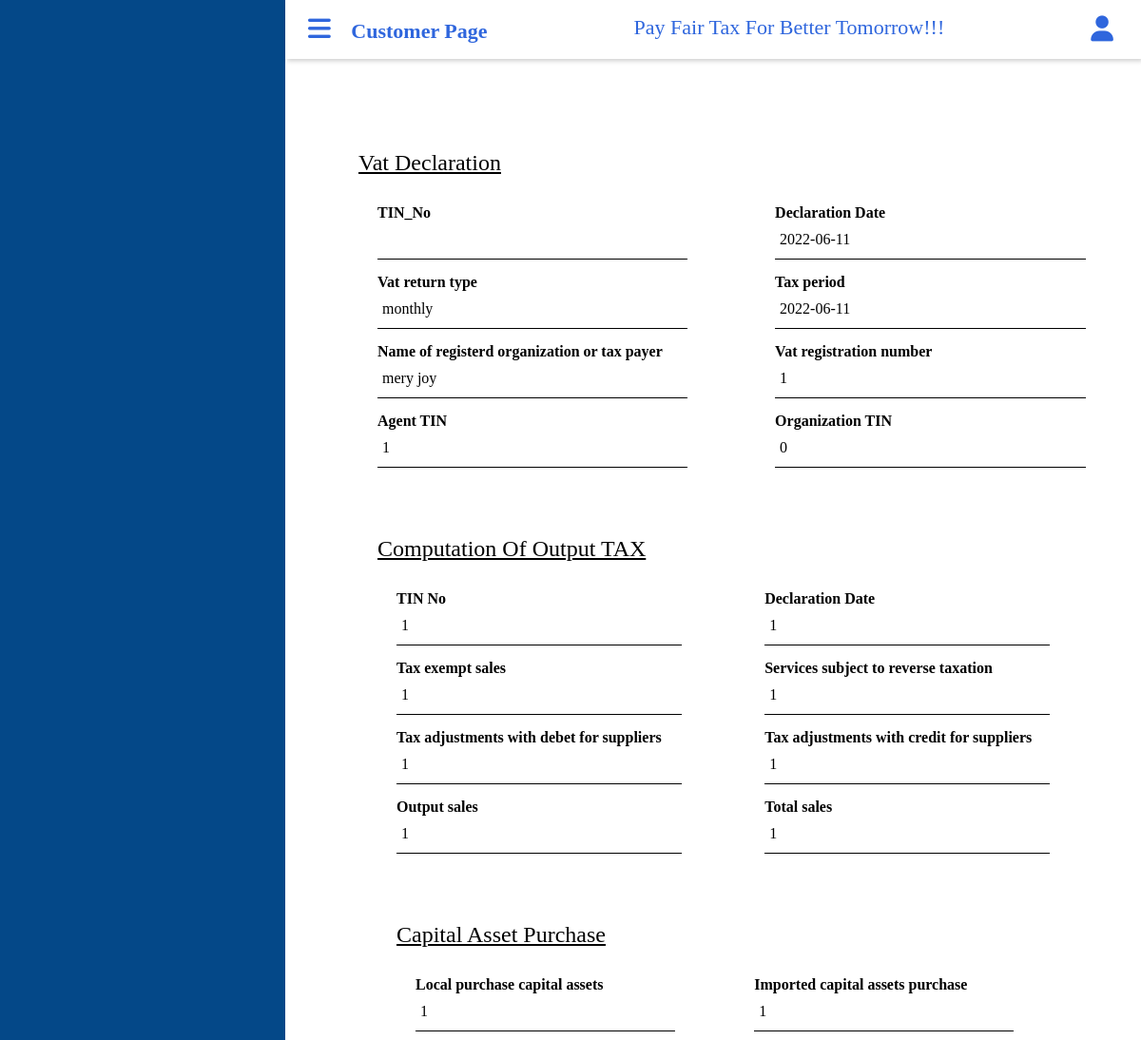
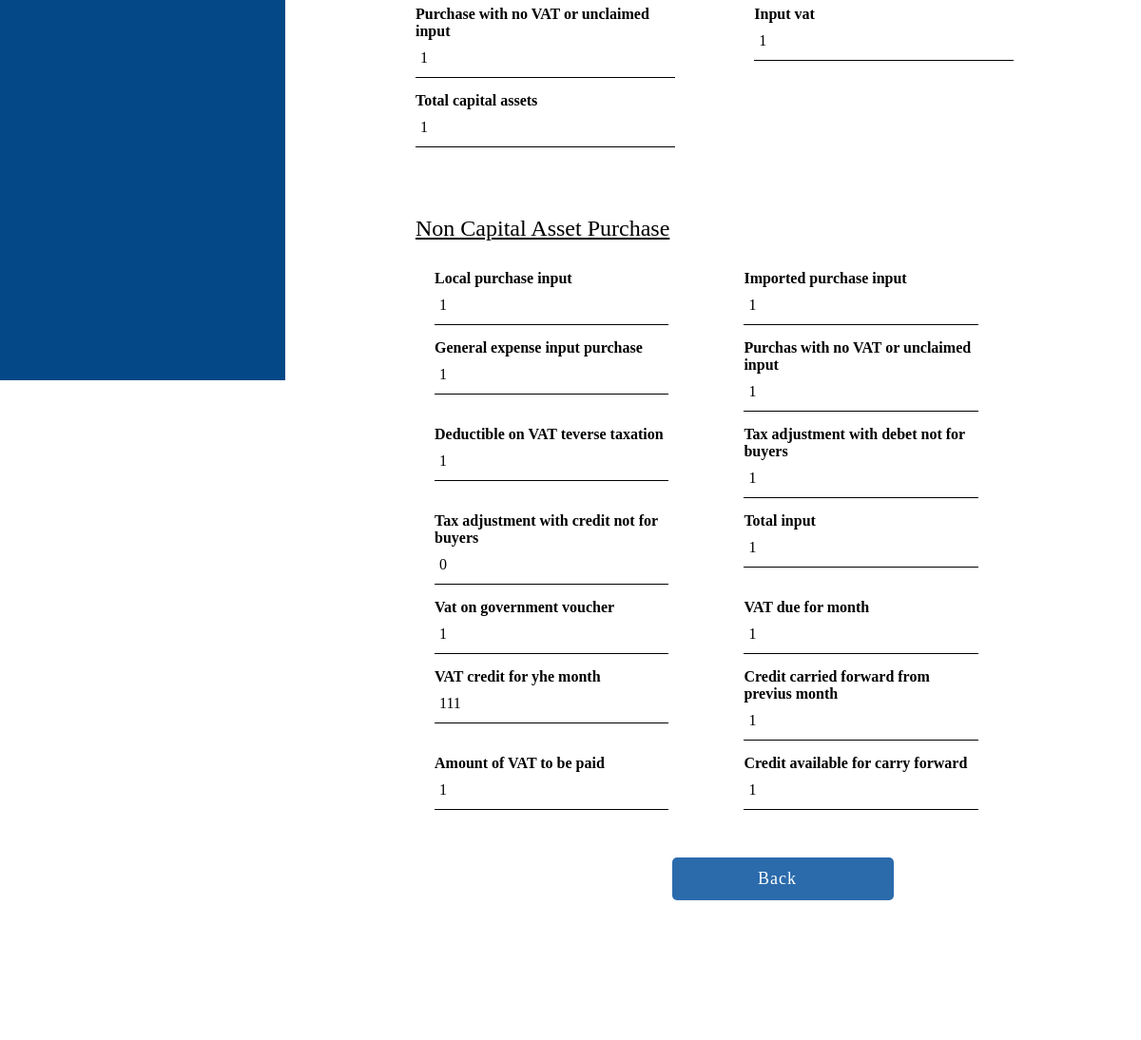
/customer/submit.php?detail=20 (signed in), run on the app's committed database (2 pictures, top to bottom).
### tables this page shows
CREATE TABLE `vat_declaration` (
  `id` int(20) NOT NULL,
  `TIN_No` int(10) NOT NULL,
  `declaration_date` date NOT NULL,
  `vat_return_type` varchar(50) NOT NULL,
  `tax_period` date NOT NULL,
  `name_of_registerd_organization_or_tax_payer` varchar(50) NOT NULL,
  `vat_registration_number` int(12) NOT NULL,
  `agent_TIN` int(10) NOT NULL,
  `organization_TIN` int(10) NOT NULL,
  `schedule` varchar(10) NOT NULL,
  `taxable_sales` int(12) NOT NULL,
  `zero_rated_sales` int(12) NOT NULL,
  `tax_exempt_sales` int(12) NOT NULL,
  `services_subject_to_reverse_taxation` int(12) NOT NULL,
  `tax_adjustments_with_debet_for_suppliers` int(12) NOT NULL,
  `tax_adjustments_with_credit_for_suppliers` int(12) NOT NULL,
  `output_sales` int(12) NOT NULL,
  `total_sales` int(12) NOT NULL,
  `local_purchase_capital_assets` int(12) NOT NULL,
  `imported_capital_assets_purchase` int(12) NOT NULL,
  `purchase_with_no_VAT_or_unclaimed_input` int(12) NOT NULL,
  `input_vat` int(12) NOT NULL,
  `total_capital_assets` int(12) NOT NULL,
  `local_purchase_input` int(12) NOT NULL,
  `imported_purchase_input` int(2) NOT NULL,
  `general_expense_input_purchase` int(12) NOT NULL,
  `purchas_with_no_VAT_or_unclaimed_input` int(12) NOT NULL,
  `deductible_on_VAT_teverse_taxation` int(12) NOT NULL,
  `tax_adjustment_with_debet_not_for_buyers` int(12) NOT NULL,
  `tax_adjustment_with_credit_not_for_buyers` int(12) NOT NULL,
  `total_input` int(12) NOT NULL,
  `vat_on_government_voucher` int(12) NOT NULL,
  `VAT_due_for_month` int(12) NOT NULL,
  `VAT_credit_for_yhe_month` int(12) NOT NULL,
  `credit_carried_forward_from_previus_month` int(12) NOT NULL,
  `amount_of_VAT_to_be_paid` int(12) NOT NULL,
  `credit_available_for_carry_forward` int(12) NOT NULL,
  `customer_id` int(20) NOT NULL,
  `officer_id` int(11) NOT NULL
);

### customer/submit.php (the view, shortened to what this page needs)
<!DOCTYPE html>
<html lang="en">
<head>
    <link rel="stylesheet" href="css/admin1.css">
</head>
<body>
    <?php
        include("dashboard.php");
        if(isset($_GET['detail']))
        $id=$_GET['detail'];
        $query=mysqli_query($conn,"SELECT * from vat_declaration where customer_id ='$id' ");
        $rows=mysqli_fetch_array($query);
          ?>
        <div class="containerr"style="margin-top:1400px ">
            <div class="titlee" >Vat Declaration</div>
            <div class="contentt">
            <form action="#" method="POST" autocomplete="off">
                <div class="user-detailss">
                  <div class="input-boxx">
                    <span class="details"><h4>TIN_No</h4></span>
                    <input type="text" name="TIN_No"  value="<?php echo $_POST['TIN_No']; ?>" >
                  </div>
                  <div class="input-boxx">
                    <span class="details"><h4>Declaration Date</h4></span>
                    <input name="declaration_date"   value="<?php echo $rows['declaration_date']; ?>" >
                  </div>
                  <div class="input-boxx">
                    <span class="details"><h4>Vat return type</h4></span>
                    <input name="vat_return_type"  value="<?php echo $rows['vat_return_type']; ?>" >
                  </div>
                  <div class="input-boxx">
                    <span class="details"><h4>Tax period</h4></span>
                    <input name="tax_period"   value="<?php echo $rows['tax_period']; ?>">
                  </div>
                  <div class="input-boxx">
                    <span class="details"><h4>Name of registerd organization or tax payer</h4></span>
                    <input name="name_of_registerd_organization_or_tax_payer"   value="<?php echo $rows['name_of_registerd_organization_or_tax_payer']; ?>" readonly>
                  </div>
                  <div class="input-boxx">
                    <span class="details"><h4>Vat registration number</h4></span>
                    <input name="vat_registration_number"  value="<?php echo $rows['vat_registration_number']; ?>" >
                  </div>
                  <div class="input-boxx">
                    <span class="details"><h4>Agent TIN</h4></span>
                    <input name="agent_TIN"  value="<?php echo $rows['agent_TIN']; ?>" >
                  </div>
                  <div class="input-boxx">
                    <span class="details"><h4>Organization TIN</h4></span>
                    <input name="organization_TIN"  value="<?php echo $rows['organization_TIN']; ?>" >
                  </div>
              </form>
            </div>
          </div>
        <div class="containerr"style="margin-top:-100px ">
            <div class="titlee" > Computation Of Output TAX</div>
            <div class="contentt">
            <form action="#" method="POST" autocomplete="off">
                <div class="user-detailss">
                  <div class="input-boxx">
                    <span class="details"><h4>TIN No</h4></span>
                    <input name="taxable_sales" type="text"  value="<?php echo $rows['taxable_sales']; ?>" required>
                  </div>
                  <div class="input-boxx">
                    <span class="details"><h4>Declaration Date</h4></span>
                    <input name="zero_rated_sales" value="<?php echo $rows['zero_rated_sales']; ?>" required>
                  </div>
                  <div class="input-boxx">
                    <span class="details"><h4>Tax exempt sales</h4></span>
                    <input name="tax_exempt_sales" value="<?php echo $rows['tax_exempt_sales']; ?>" required>
                  </div>
                  <div class="input-boxx">
                    <span class="details"><h4>Services subject to reverse taxation</h4></span>
                    <input  name="services_subject_to_reverse_taxation" value="<?php echo $rows['services_subject_to_reverse_taxation']; ?>" required>
                  </div>
                  <div class="input-boxx">
                    <span class="details"><h4>Tax adjustments with debet for suppliers</h4></span>
                    <input name="tax_adjustments_with_debet_for_suppliers"  value="<?php echo $rows['tax_adjustments_with_debet_for_suppliers']; ?>" required>
                  </div>
                  <div class="input-boxx">
                    <span class="details"><h4>Tax adjustments with credit for suppliers</h4></span>
                    <input name="tax_adjustments_with_credit_for_suppliers"  value="<?php echo $rows['tax_adjustments_with_credit_for_suppliers']; ?>" required>
                  </div>
                  <div class="input-boxx">
                    <span class="details"><h4>Output sales</h4></span>
                    <input name="output_sales" value="<?php echo $rows['output_sales']; ?>" required>
                  </div>
                  <div class="input-boxx">
                    <span class="details"><h4>Total sales</h4></span>
                    <input name="total_sales" value="<?php echo $rows['total_sales']; ?>" required>
                  </div>
              </form>
            </div>
          </div>
        <div class="containerr"style="margin-top:-100px ">
            <div class="titlee" >Capital Asset Purchase</div>
            <div class="contentt">
            <form action="#" method="POST" autocomplete="off">
                <div class="user-detailss">
                  <div class="input-boxx">
                    <span class="details"><h4>Local purchase capital assets</h4></span>
                    <input name="local_purchase_capital_assets" type="text"  value="<?php echo $rows['local_purchase_capital_assets']; ?>" required>
                  </div>
                  <div class="input-boxx">
                    <span class="details"><h4>Imported capital assets purchase</h4></span>
                    <input  name="imported_capital_assets_purchase" value="<?php echo $rows['imported_capital_assets_purchase']; ?>" required>
                  </div>
                  <div class="input-boxx">
                    <span class="details"><h4>Purchase with no VAT or unclaimed input</h4></span>
                    <input name="purchase_with_no_VAT_or_unclaimed_input" value="<?php echo $rows['purchase_with_no_VAT_or_unclaimed_input']; ?>" required>
                  </div>
                  <div class="input-boxx">
                    <span class="details"><h4>Input vat</h4></span>
                    <input name="input_vat"  value="<?php echo $rows['input_vat']; ?>" required>
                  </div>
                  <div class="input-boxx">
                    <span class="details"><h4>Total capital assets</h4></span>
                    <input name="total_capital_assets"   value="<?php echo $rows['total_capital_assets']; ?>" required>
                  </div>
              </form>
            </div>
          </div>
        <div class="containerr"style="margin-top:-100px ">
            <div class="titlee" >Non Capital Asset Purchase</div>
            <div class="contentt">
            <form action="#" method="POST" autocomplete="off">
                <div class="user-detailss">
                  <div class="input-boxx">
                    <span class="details"><h4>Local purchase input</h4></span>
                    <input name="local_purchase_input"   value="<?php echo $rows['local_purchase_input']; ?>" required>
                  </div>
                  <div class="input-boxx">
                    <span class="details"><h4>Imported purchase input</h4></span>
                    <input name="imported_purchase_input" type="text"  value="<?php echo $rows['imported_purchase_input']; ?>" required>
                  </div>
                  <div class="input-boxx">
                    <span class="details"><h4>General expense input purchase</h4></span>
                    <input name="general_expense_input_purchase" type="text"  value="<?php echo $rows['general_expense_input_purchase']; ?>" required>
                  </div>
                  <div class="input-boxx">
                    <span class="details"><h4>Purchas with no VAT or unclaimed input</h4></span>
                    <input name="purchas_with_no_VAT_or_unclaimed_input" type="text"  value="<?php echo $rows['purchas_with_no_VAT_or_unclaimed_input']; ?>" required>
                  </div>
                  <div class="input-boxx">
                    <span class="details"><h4>Deductible on VAT teverse taxation</h4></span>
                    <input name="deductible_on_VAT_teverse_taxation" type="text"  value="<?php echo $rows['deductible_on_VAT_teverse_taxation']; ?>" required>
                  </div>
                  <div class="input-boxx">
                    <span class="details"><h4>Tax adjustment with debet not for buyers</h4></span>
                    <input name="tax_adjustment_with_debet_not_for_buyers"   value="<?php echo $rows['tax_adjustment_with_debet_not_for_buyers']; ?>" required>
                  </div>
                  <div class="input-boxx">
                    <span class="details"><h4>Tax adjustment with credit not for buyers</h4></span>
                    <input name="tax_adjustment_with_credit_not_for_buyers" value="<?php echo $rows['tax_adjustment_with_credit_not_for_buyers']; ?>" required>
                  </div>
                  <div class="input-boxx">
                    <span class="details"><h4>Total input</h4></span>
                    <input name="total_input"  value="<?php echo $rows['total_input']; ?>" required>
                  </div>
                  <div class="input-boxx">
                    <span class="details"><h4>Vat on government voucher</h4></span>
                    <input name="vat_on_government_voucher" value="<?php echo $rows['vat_on_government_voucher']; ?>" required>
                  </div>
                  <div class="input-boxx">
                    <span class="details"><h4>VAT due for month</h4></span>
                    <input name="VAT_due_for_month"  value="<?php echo $rows['VAT_due_for_month']; ?>" required>
                  </div>
                  <div class="input-boxx">
                    <span class="details"><h4>VAT credit for yhe month</h4></span>
                    <input name="VAT_credit_for_yhe_month" value="<?php echo $rows['VAT_credit_for_yhe_month']; ?>" required>
                  </div>
                  <div class="input-boxx">
                    <span class="details"><h4>Credit carried forward from previus month</h4></span>
                    <input name="credit_carried_forward_from_previus_month" value="<?php echo $rows['credit_carried_forward_from_previus_month']; ?>" required>
                  </div>
                  <div class="input-boxx">
                    <span class="details"><h4>Amount of VAT to be paid</h4></span>
                    <input name="amount_of_VAT_to_be_paid" value="<?php echo $rows['amount_of_VAT_to_be_paid']; ?>" required>
                  </div>
                  <div class="input-boxx">
                    <span class="details"><h4>Credit available for carry forward</h4></span>
                    <input name="credit_available_for_carry_forward" value="<?php echo $rows['credit_available_for_carry_forward']; ?>" required>
                  </div>
                  <div class="buttonn">
                <a href="manage_tax_declaration.php"><input type="" class="back" name="submit" value="Back"></a>
                </div>
              </form>
            </div>
          </div>
</body>
</html>

### customer/css/admin1.css (style rules this page uses)
* { margin: 0; padding: 0; box-sizing: border-box; font-family: 'poppins', 'sans-serif'; }
body { height: 100vh; display: flex; justify-content: center; align-items: center; padding: 10px; background: linear-gradient(135deg, #ffffff, #ffffff); font-family: 'poppins', 'sans-serif'; }
.containerr { width: 100%; background-color: #fff; padding: 25px 30px; margin-left: -10px; margin-top: -5px; height: 100%; }
.containerr .titlee { font-size: 24px; font-weight: 500; position: relative; margin-bottom: 30px; margin-top: 120px; overflow: hidden; text-decoration: underline; }
.input-boxx .details h4 { margin-left: 20px; }
.contentt form .user-detailss { display: flex; flex-wrap: wrap; justify-content: space-between; margin: 20px 0 12px 0; }
form .user-detailss .input-boxx { margin-bottom: 15px; width: calc(97% / 2 - 20px); }
.user-detailss .input-boxx input { height: 40px; width: 92%; outline: none; font-size: 16px; border-radius: 0px; padding-left: 5px; border-bottom: 1px solid rgb(255, 255, 255); border-color: #000000; border-top: 0px solid rgb(255, 255, 255); border-left: 0px solid rgb(255, 255, 255); border-right: 0px solid rgb(255, 255, 255); transition: all 0.3s ease; margin-left: 20px; background: #ffffff; }
form .buttonn { height: 45px; margin: 35px 0; }
form .buttonn input { height: 100%; padding-left: 90px; width: 40%; border-radius: 5px; margin-left: 270px; border: none; color: #fff; font-size: 18px; font-weight: 500; letter-spacing: 1px; cursor: pointer; transition: all 0.3s ease; background: linear-gradient(135deg, rgb(43, 107, 172), rgb(43, 107, 172)); }

### customer/css/admin.css (style rules this page uses)
:root { --main-color:#dd2f6e; --color-dark:#1d2231; --text-gray:#8390a2; }
* { padding: 0; margin: 0; box-sizing: border-box; list-style-type: none; text-decoration: none; font-family: 'poppins', 'sans-serif'; }

### data on the page
vat_declaration: declaration_date "2022-06-11", vat_return_type "monthly", tax_period "2022-06-11", name_of_registerd_organization_or_tax_payer "mery joy", vat_registration_number "1", agent_TIN "1", organization_TIN "0", taxable_sales "1", zero_rated_sales "1", tax_exempt_sales "1", services_subject_to_reverse_taxation "1", tax_adjustments_with_debet_for_suppliers "1", tax_adjustments_with_credit_for_suppliers "1", output_sales "1", total_sales "1", local_purchase_capital_assets "1", imported_capital_assets_purchase "1", purchase_with_no_VAT_or_unclaimed_input "1", input_vat "1", total_capital_assets "1", local_purchase_input "1", imported_purchase_input "1", general_expense_input_purchase "1", purchas_with_no_VAT_or_unclaimed_input "1", deductible_on_VAT_teverse_taxation "1", tax_adjustment_with_debet_not_for_buyers "1", tax_adjustment_with_credit_not_for_buyers "0", total_input "1", vat_on_government_voucher "1", VAT_due_for_month "1", VAT_credit_for_yhe_month "111", credit_carried_forward_from_previus_month "1", amount_of_VAT_to_be_paid "1", credit_available_for_carry_forward "1"
